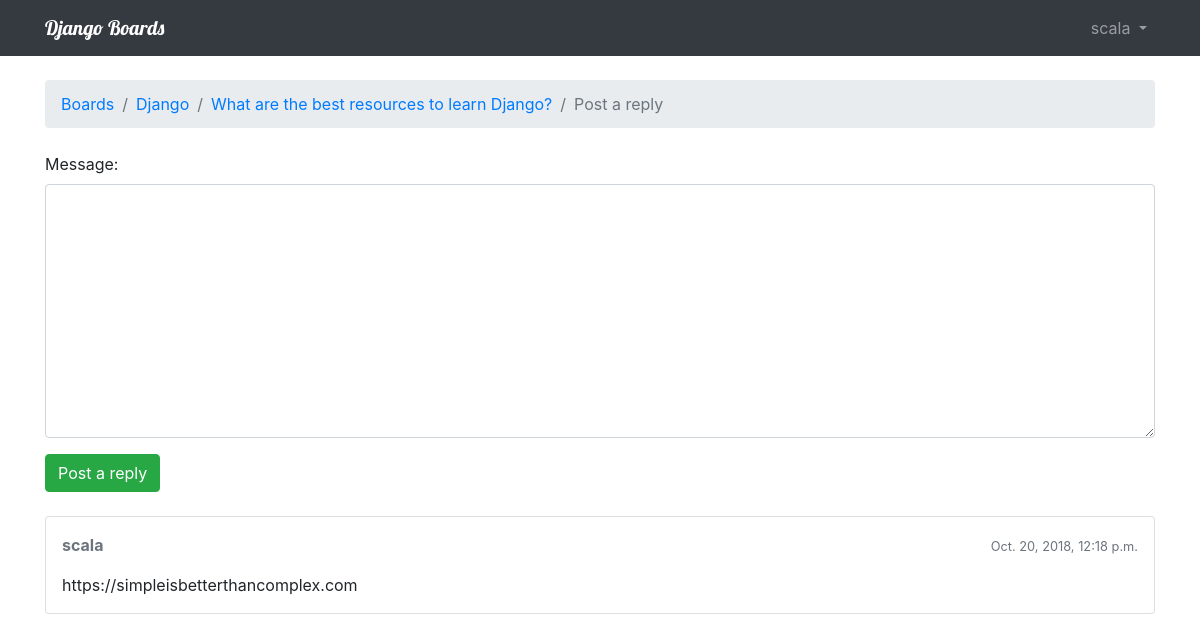
Screenshot of /boards/1/topics/2/reply/ (signed in) with the database file from the repository.
### boards/models.py (models this page shows, shortened)
class Topic(models.Model):
	subject = models.CharField(max_length=255)
	last_updated = models.DateTimeField(auto_now_add=True)
	board = models.ForeignKey(Board, related_name='topics', on_delete=models.CASCADE)
	starter = models.ForeignKey(User, null=True, related_name='topics', on_delete=models.SET_NULL)

class Board(models.Model):
	name = models.CharField(max_length=30, unique=True)
	description = models.CharField(max_length=100)

class Post(models.Model):
	message = models.TextField(max_length=4000)
	topic = models.ForeignKey(Topic, null=True,related_name='posts',on_delete=models.SET_NULL)
	created_at = models.DateTimeField(auto_now_add=True)
	updated_at = models.DateTimeField(null=True)
	created_by = models.ForeignKey(User, related_name='posts', on_delete=models.CASCADE)
	updated_by = models.ForeignKey(User, null=True, related_name='+', on_delete=models.SET_NULL)

### boards/views.py (the view)
# urls.py: path('boards/<int:pk>/topics/<int:topic_pk>/reply/', views.reply_topic, name='reply_topic')
@login_required
def reply_topic(request, pk, topic_pk):
	topic = get_object_or_404(Topic, board__pk=pk, pk=topic_pk)
	if request.method == 'POST':
		form = PostForm(request.POST)
		if form.is_valid():
			post = form.save(commit=False)
			post.topic = topic
			post.created_by = request.user
			post.save()
			return redirect('topic_posts', pk=pk, topic_pk=topic_pk)
	else:
		form = PostForm()
	return render(request, 'boards/reply_topic.html', {'topic': topic, 'form': form})

### boards/forms.py
class PostForm(forms.ModelForm):
	class Meta:
		model = Post
		fields = ['message']

### boards/templatetags/form_tags.py (called while the page is built)
@register.filter
def input_class(bound_field):
	css_class = ''
	if bound_field.form.is_bound:
		if bound_field.errors:
			css_class = 'is-invalid'
		elif field_type(bound_field) !='PasswordInput':
			css_class = 'is-valid'
	return 'form-control {0}'.format(css_class)

### boards/templates/boards/reply_topic.html (shortened to what this page needs)
{% extends 'boards/base.html' %}
{% load static %}
{% block breadcrumb %}
 <li class="breadcrumb-item"><a href="{% url 'home' %}">Boards</a></li>
  <li class="breadcrumb-item"><a href="{% url 'board_topics' topic.board.pk %}">{{ topic.board.name }}</a></li>
  <li class="breadcrumb-item"><a href="{% url 'topic_posts' topic.board.pk topic.pk %}">{{ topic.subject }}</a></li>
  <li class="breadcrumb-item active">Post a reply</li>
{% endblock breadcrumb %}
{% block content %}
<form method="post" class="mb-4">
    {% include 'boards/includes/form.html' %}
    <button type="submit" class="btn btn-success">Post a reply</button>
</form>
{% for post in topic.posts.all %}
    <div class="card mb-2">
      <div class="card-body p-3">
        <div class="row mb-3">
          <div class="col-6">
            <strong class="text-muted">{{ post.created_by.username }}</strong>
          </div>
          <div class="col-6 text-right">
            <small class="text-muted">{{ post.created_at }}</small>
          </div>
        </div>
        {{ post.message }}
      </div>
    </div>
  {% endfor %}
{% endblock content %}

### boards/templates/boards/base.html (shortened to what this page needs)
<!doctype html>
<html lang="en">
  <head>
    <link rel="stylesheet" href="https://stackpath.bootstrapcdn.com/bootstrap/4.1.3/css/bootstrap.min.css">
  </head>
  <body>
    {% block body %}
    <nav class="navbar navbar-expand-lg navbar-dark bg-dark">
      <div class="container">
        <a class="navbar-brand" href="{% url 'home' %}" style="font-family: 'Lobster', cursive;">Django Boards</a>
     <div class="collapse navbar-collapse" id="mainMenu">
      {% if user.is_authenticated %}
      <ul class="navbar-nav ml-auto">
        <li class="nav-item dropdown">
          <a class="nav-link dropdown-toggle" href="#" id="userMenu" data-toggle="dropdown" aria-haspopup="true" aria-expanded="false">
            {{ user.username }}
          </a>
        </li>
      </ul>
      {% else %}
        <form class="form-inline ml-auto">
          <a href="{% url 'login' %}" class="btn btn-outline-secondary">Log in</a>
          <a href="{% url 'signup' %}" class="btn btn-primary ml-2">Sign up</a>
        </form>
      {% endif %}
    </div>
    </div>
    </nav>
    <div class="container">
      <ol class="breadcrumb my-4">
        {% block breadcrumb %}
        {% endblock breadcrumb %}
      </ol>
    {% block content %}
    {% endblock content %}
    {% endblock body %}
  </body>
</html>

### rows the page displays
Topic: board.name "Django", subject "What are the best resources to learn Django?"
Post: created_by.username "scala", created_at "Oct. 20, 2018, 12:18 p.m.", message "https://simpleisbetterthancomplex.com"

### other values shown
{{ user.username }} "scala"
{{ field.label_tag }} "Message:"
